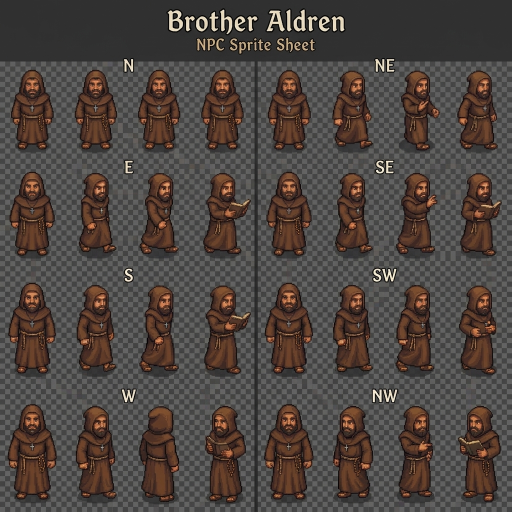
#> input picture art/characters/npcs/brother_aldren_idle_walk.png, 1024 x 1024 px, found by its file name (shown at 1/2 size)
$ python build_perfect_character_atlases.py
#> lines starting #> are read from the running program, lines starting #| are printed output that depends on the picture; after the words box and inside, x2 and y2 are one past the last pixel; in counts of white or black regions, pixels touching at a corner belong together
#> in build_aldren_atlas, img is the input picture: PIL image 1024x1024 RGBA; mean R, G, B, A 78.2, 69, 64.4, 255
import os
from PIL import Image
import numpy as np

def clean_background(img_arr):
    # Background in the raw AI sheet is dark grey / checkerboard
    r, g, b, a = img_arr[:,:,0], img_arr[:,:,1], img_arr[:,:,2], img_arr[:,:,3]
#> a: shape (1024, 1024) float32; every value is 255
    diff_rg = np.abs(r - g)
    diff_gb = np.abs(g - b)
    is_bg = (diff_rg < 14) & (diff_gb < 14) & (r < 125)
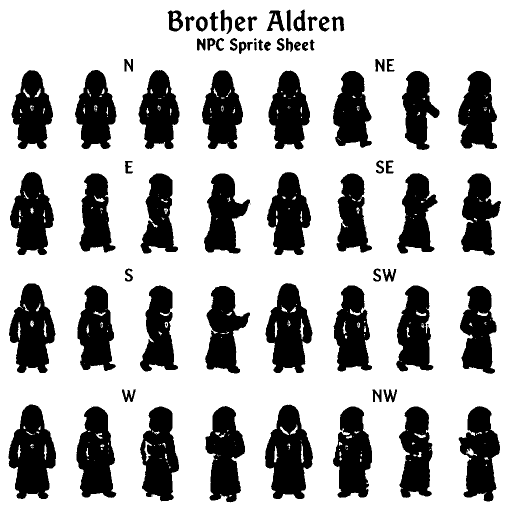
#> is_bg: shape (1024, 1024) bool (shown at 1/2 size); 71.3% white; 88 black regions (17 under 20 px), largest, box (x1, y1, x2, y2) and area: (17, 809, 112, 998) 11846, (530, 809, 626, 998) 11718, (531, 566, 625, 746) 10686

    # Also clear pure black borders or header text
    is_header = (r < 60) & (g < 60) & (b < 60)
#> is_header: shape (1024, 1024) bool; 22.6% white; 1233 white regions (1147 under 20 px), largest, box (x1, y1, x2, y2) and area: (0, 0, 1024, 1024) 122996, (151, 812, 233, 1007) 3952, (666, 812, 746, 1007) 3902

    img_arr[is_bg | is_header, 3] = 0
    return img_arr

def extract_figures_from_region(clean_img, crop_box):
    region = clean_img.crop(crop_box)
    reg_arr = np.array(region)
    alpha = reg_arr[:,:,3]

    # Find column ranges where character pixels exist
    col_mask = np.sum(alpha > 0, axis=0) > 0

    segments = []
    in_seg = False
    start = 0
    for x, val in enumerate(col_mask):
        if val and not in_seg:
            in_seg = True
            start = x
        elif not val and in_seg:
            in_seg = False
            if x - start > 18: # Filter out tiny dots/noise
                segments.append((start, x))
    if in_seg and (len(col_mask) - start > 18):
        segments.append((start, len(col_mask)))

    figures = []
    for s_start, s_end in segments:
        fig_crop = region.crop((s_start, 0, s_end, region.height))
        bbox = fig_crop.getbbox()
        if bbox:
            fig_clean = fig_crop.crop(bbox)
            # Ensure it's substantial (height > 40px)
            if fig_clean.height > 40:
                figures.append(fig_clean)

    return figures

def fit_figure_in_frame(fig, frame_w=64, frame_h=96):
    frame = Image.new("RGBA", (frame_w, frame_h), (0, 0, 0, 0))

    # Scale figure to fit max height 78px
    target_h = 78
    ratio = target_h / float(fig.height)
    new_w = max(1, int(fig.width * ratio))
    new_h = int(fig.height * ratio)

    # Clamp width if too wide
    if new_w > 56:
        new_w = 56

    resized = fig.resize((new_w, new_h), Image.Resampling.LANCZOS)

    ox = (frame_w - new_w) // 2
    oy = frame_h - new_h - 6 # Feet near bottom of 64x96 tile

    frame.paste(resized, (ox, oy), resized)
    return frame

def build_aldren_atlas():
    input_path = r"c:\REPO\game1\art\characters\npcs\brother_aldren_idle_walk.png"
    output_path = r"c:\REPO\game1\art\characters\npcs\brother_aldren_idle_walk_64x96.png"

    img = Image.open(input_path).convert("RGBA")
    arr = np.array(img, dtype=np.float32)
    clean_arr = clean_background(arr)
    clean_img = Image.fromarray(clean_arr.astype(np.uint8), mode="RGBA")

    # 8 direction regions in 1024x1024 sheet
    regions = [
        (0, (60, 110, 480, 310)),   # N
        (1, (540, 110, 960, 310)),  # NE
        (2, (60, 330, 480, 530)),   # E
        (3, (540, 330, 960, 530)),  # SE
        (4, (60, 550, 480, 750)),   # S
        (5, (540, 550, 960, 750)),  # SW
        (6, (60, 770, 480, 970)),   # W
        (7, (540, 770, 960, 970)),  # NW
    ]

    atlas = Image.new("RGBA", (64 * 5, 96 * 8), (0, 0, 0, 0))
#> atlas: PIL image 320x768 RGBA; every value is 0

    for row_idx, crop_box in regions:
        figs = extract_figures_from_region(clean_img, crop_box)
        print(f"Row {row_idx}: extracted {len(figs)} figures")

        if not figs:
            continue

        # Place figures into 5 frame slots for this row
        # f0: idle, f1: walk1, f2: walk2, f3: walk1, f4: walk2
        f0 = fit_figure_in_frame(figs[0])
        f1 = fit_figure_in_frame(figs[1] if len(figs) > 1 else figs[0])
        f2 = fit_figure_in_frame(figs[2] if len(figs) > 2 else (figs[1] if len(figs) > 1 else figs[0]))

        atlas.paste(f0, (0 * 64, row_idx * 96), f0)
        atlas.paste(f1, (1 * 64, row_idx * 96), f1)
        atlas.paste(f2, (2 * 64, row_idx * 96), f2)
        atlas.paste(f1, (3 * 64, row_idx * 96), f1)
        atlas.paste(f2, (4 * 64, row_idx * 96), f2)
#> this loop made 8 passes
#| Row 0: extracted 4 figures
#| Row 1: extracted 4 figures
#| Row 2: extracted 4 figures
#| Row 3: extracted 4 figures
#| Row 4: extracted 4 figures
#| Row 5: extracted 4 figures
#| Row 6: extracted 4 figures
#| Row 7: extracted 4 figures
#> pass 1, in extract_figures_from_region, `alpha = reg_arr[:,:,3]`:
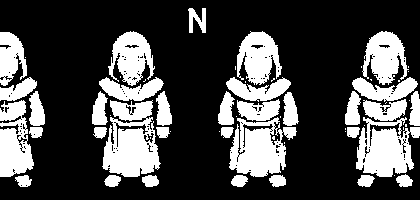
#> alpha: shape (200, 420); 29.1% white; 61 white regions (27 under 20 px), largest, box (x1, y1, x2, y2) and area: (102, 100, 161, 177) 3021, (229, 117, 297, 177) 2482, (356, 117, 420, 177) 2430
#> after the loop:
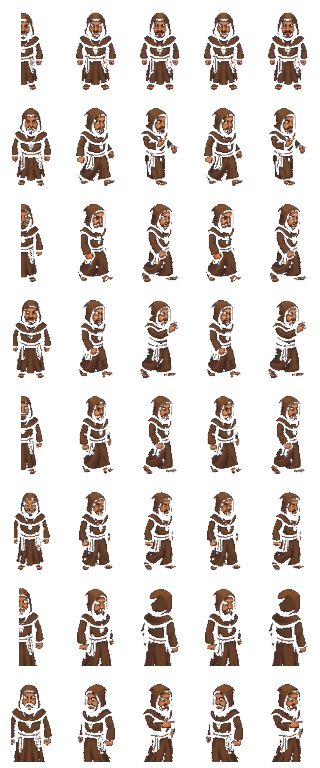
#> atlas: PIL image 320x768 RGBA; mean R, G, B, A 20.9, 13.4, 9.6, 51.5; transparent parts drawn white
#> after the loop:
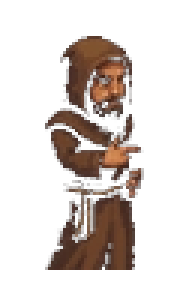
#> f2: PIL image 64x96 RGBA (shown 3 times larger); mean R, G, B, A 23.8, 15.2, 10.9, 56.8; transparent parts drawn white

    atlas.save(output_path, format="PNG")
    print(f"Brother Aldren atlas successfully built: {output_path}")

def build_player_atlas():
    # Extracted gravedigger sprite formatted identically into 64x96 frames
    input_path = r"c:\REPO\game1\art\characters\player\player_idle_walk_64x96.png"
    # Inspect if player_idle_walk_64x96.png has raw sheet or single image
    img = Image.open(input_path).convert("RGBA")
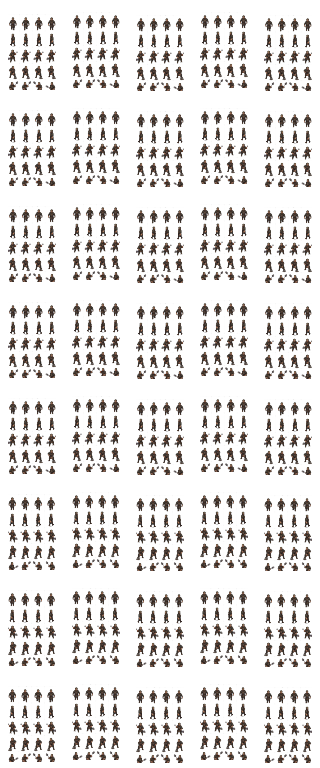
#> input picture art/characters/player/player_idle_walk_64x96.png, 320 x 768 px, found by its file name
#> img is the input picture: PIL image 320x768 RGBA; mean R, G, B, A 12.6, 10, 8.5, 38.8
    if img.size == (1024, 1024):
        arr = np.array(img, dtype=np.float32)
        clean_arr = clean_background(arr)
        clean_img = Image.fromarray(clean_arr.astype(np.uint8), mode="RGBA")
        figs = extract_figures_from_region(clean_img, (200, 200, 850, 850))
        if figs:
            char_fig = figs[0]
        else:
            char_fig = clean_img
    else:
        # Extract figure from existing sheet
        bbox = img.getbbox()
#> bbox = (8, 12, 312, 763)
        char_fig = img.crop(bbox) if bbox else img

    atlas = Image.new("RGBA", (64 * 5, 96 * 8), (0, 0, 0, 0))

    # Generate 8 directions by flipping appropriately
    flips = [False, False, False, False, False, True, True, True]

    for row in range(8):
        fig = char_fig.transpose(Image.FLIP_LEFT_RIGHT) if flips[row] else char_fig

        for f in range(5):
            bounce = 0 if f == 0 else (-2 if f in [1, 3] else 1)
            frame = Image.new("RGBA", (64, 96), (0, 0, 0, 0))

            target_h = 78
            ratio = target_h / float(fig.height)
            nw = max(1, int(fig.width * ratio))
            nh = int(fig.height * ratio)

            resized = fig.resize((nw, nh), Image.Resampling.LANCZOS)
            ox = (64 - nw) // 2
            oy = 96 - nh - 6 + bounce

            frame.paste(resized, (ox, oy), resized)
            atlas.paste(frame, (f * 64, row * 96), frame)
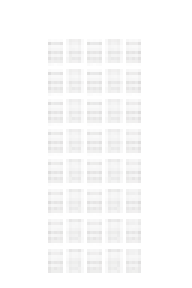
#> frame: PIL image 64x96 RGBA (shown 3 times larger); mean R, G, B, A 4.7, 3.7, 3.1, 4.2; transparent parts drawn white
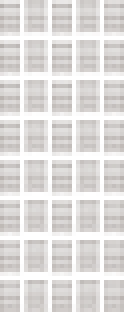
#> resized: PIL image 31x78 RGBA (shown 4 times larger); mean R, G, B, A 58.6, 45.2, 38, 43.4; transparent parts drawn white

    atlas.save(input_path, format="PNG")
    print(f"Player Gravedigger atlas successfully built: {input_path}")

if __name__ == "__main__":
    build_aldren_atlas()
    build_player_atlas()
